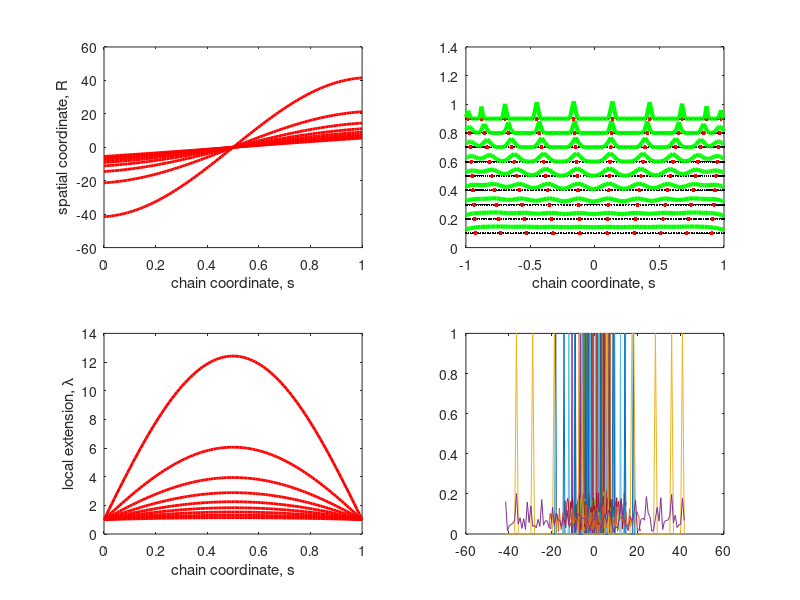

MATLAB code for this plot:
function calcChainExtension()
  clc; close all;
  Ze=10;    % Number of entanglements per chain

  Ns=100; % Discretisation of chain coordinate
  
  figure

  We=0.20;  % Weissenberg number
  for We=[0.1 0.2 0.3 0.4 0.5 0.6 0.7 0.8 0.9]
  % Sticker distribution
  stickers=zeros(1,Ns);
  ns=5;
  while ns<=Ns
    stickers(ns)=1;
    ns=ns+10;
  end
  Zs=sum(stickers);

  % Chain coordinates on chain
  s_arr  = linspace(0, 1, Ns);

  % Chain coordinates in real space
  R_arr0=linspace(-Ze/2, Ze/2, Ns); % Quiescent 
  R_arr =             Ze*sin( [2*s_arr-1]*pi*sqrt(We)/2 )...
           /(pi*sqrt(We)*cos(             pi*sqrt(We)/2 ) );

  % Local chain stretch (dR/ds)
  lambda_arr = cos( [2*s_arr-1]*pi*sqrt(We)/2)/...
               cos(             pi*sqrt(We)/2);

  % Sticker density
  rho_s=zeros(1,Ns);
  S_arr=R_arr(find(stickers==1)); % Sticker coordinates
  L_arr=lambda_arr(find(stickers==1)); % Local stretch at sticker
  for i=1:Ns
    for ns=1:Zs
      varL=1.0/L_arr(ns)/3;
      rho_s(i)=rho_s(i)+exp(-(R_arr(i)-S_arr(ns))^2/(2*varL) )/sqrt(2*pi*varL);
    end
  end

  x=linspace(R_arr(1), R_arr(end), Ns);
  y0=interp1(R_arr, rho_s, x); 
  S0=round(interp1(R_arr, (stickers), x)); 
  yFT=(fft(y0));
  yFT=(fft(S0));
  y  = fftshift(abs( ifft( yFT.*S0 ) )); %/(2*Zs);

    subplot(2,2,1)
  plot(s_arr, R_arr  , 'r', 'LineWidth', 2); hold on;
  xlabel('chain coordinate, s')
  ylabel('spatial coordinate, R')

    subplot(2,2,2)
  plot(R_arr/max(R_arr), We*ones(length(R_arr)), '.k', 'MarkerSize', 5); hold on
  plot(R_arr(find(stickers==1))/max(R_arr), We*find(stickers==1)./find(stickers==1), '.r', 'MarkerSize', 10);; hold on
  plot(R_arr/max(R_arr), We+rho_s*0.05, 'g', 'LineWidth', 3) ; hold on
  %[AX,H1,H2] = plotyy(R_arr/max(R_arr), We+rho_s*0.05, R_arr/max(R_arr), We+rho_s*0.05); hold on;
 % plotyy(R_arr/max(R_arr), We+rho_s*0.05, R_arr/max(R_arr), We+rho_s*0.05); hold on;
  %[AX,H1,H2] = plotyy(x,y1,x,y2,'plot');
  xlabel('chain coordinate, s')%
%ylabel(AX(1),'Wi')
%ylabel(AX(2),'Sticker density')

    subplot(2,2,3)
  plot(s_arr, lambda_arr  , 'r', 'LineWidth', 2); hold on;
  xlabel('chain coordinate, s')
  ylabel('local extension, \lambda')

    subplot(2,2,4)
    plot(x,S0); hold on;
    plot(x,y)

%  ylabel('Wi')
  %plot(R_arr0, 0.1+ones(length(R_arr0)), '.k', 'MarkerSize', 10); hold on
  %plot(R_arr0(find(stickers==1)), 0.1+find(stickers==1)./find(stickers==1), '.r', 'MarkerSize', 15);
  end

end
